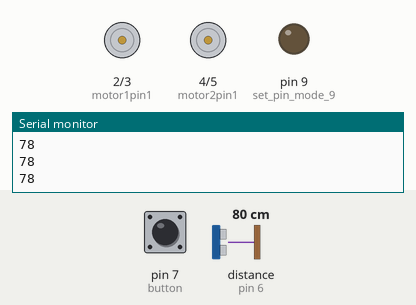
Recording of a sketch running on a simulated Arduino Uno, built with avr-gcc and run on an emulated ATmega328P. Shown: motor-driver pin pairs drawn as motors (green arrow = first pin HIGH = forward, orange = second pin HIGH = backward, longer = more drive), output pins drawn as LEDs (lit = HIGH), the last lines printed to the serial monitor. Wiring (inferred from the names in the program): ultrasonic range finder: trigger pin 10; echo pin 6. The test bench sets the inputs (shaded band); at power-on: pin 7 (button) HIGH, distance to the obstacle (sensor on pin 6) 80 cm. The echo pulse lasts 58.3 µs per cm; pins used as bus, display or sensor lines are not drawn.

Above: at 1.2 s.
1.3 s: pin 7 (button) pulled LOW for 0.15 s
At 2.5 s:
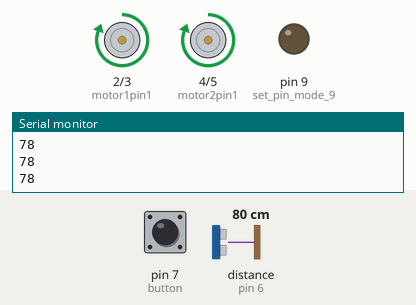
2.9 s: distance to the obstacle (sensor on pin 6) set to 24 cm
4.4 s: distance to the obstacle (sensor on pin 6) set to 19 cm
At 4.9 s:
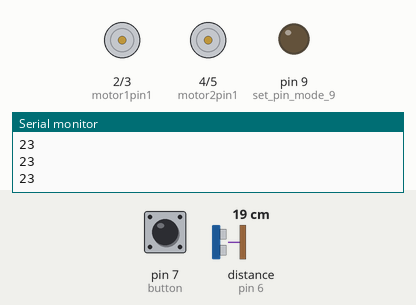
Timing chart, 0 to 7.4 s (numbered marks = the images above; inputs shaded):
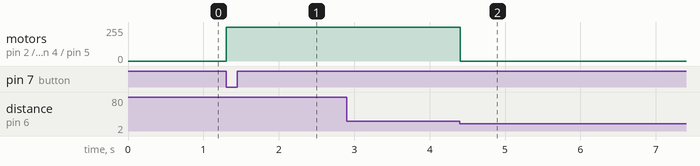

The sketch:

motor_trial_run.ino
```cpp
//main code for right now

#define motor1pin1  2 //in1 to arduino
#define motor1pin2  3 //in2 to arduino

#define motor2pin1  4 //in3 to arduino
#define motor2pin2 5 //in4 to arduino

#define button 7 //define button
byte lastButtonState; //vvalue to be used to calculate last button state

byte motor1pin1State = LOW; //motor STATE values to be
byte motor1pin2State = LOW; // used in place of HIGH or LOW
byte motor2pin1State = LOW; //set to low to begin
byte motor2pin2State = LOW;

#define trigPin 10 //trigger pyn for ultra sensor
#define echoPin 6 //echo pin
long duration; //long val for calculating the time it takes for
//the sensor to get a reading on a onject adn its distance
int distance; //vars to be used to find distance for ultra sensor


void setup() {
  //define motor setup
  pinMode(motor1pin1, OUTPUT); // set pinmode to output
  pinMode(motor1pin2, OUTPUT); // for High - forward or Low - backward setting
  pinMode(motor2pin1, OUTPUT);
  pinMode(motor2pin2, OUTPUT);

  pinMode(9, OUTPUT); // set pin mode 9/10 to be used as speed control for each motor
  pinMode(10,OUTPUT); // 9 is right motor
                      // 10 is for left motor ... vals up to 0-255


  //define setup for button
  pinMode(button, INPUT); //assign button as an input
  lastButtonState = digitalRead(button); //gets state of last button press

  //define ultra setup
  pinMode(trigPin, OUTPUT); // Sets the trigPin as an output
  pinMode(echoPin, INPUT); // Sets the echoPin as an input
  Serial.begin(9600); // Starts the serial communication for n seconds

}


void loop() {

  byte buttonState = digitalRead(button); //gets button state from button being pressed
  if (buttonState != lastButtonState){ //updated the button state
    lastButtonState = buttonState;
    if (buttonState == LOW){ //if LOW, ie. pressed,
      if (((motor1pin1State & motor1pin2State) == LOW) & ((motor2pin1State & motor2pin2State) == LOW)){
       //and if motor pin STATE values are also LOW
        motor1pin1State = HIGH;
        motor1pin2State = LOW;
        //set state values to high which will be used for the digital Write later
        motor2pin1State = HIGH;
        motor2pin2State = LOW;
      }
      else{
        motor1pin1State = LOW;
        motor1pin2State = LOW;

        motor2pin1State = LOW;
        motor2pin2State = LOW; //and when presed again kill motors
      }
      digitalWrite(motor1pin1, motor1pin1State);
      digitalWrite(motor1pin2, motor1pin2State);

      digitalWrite(motor2pin1, motor2pin1State);
      digitalWrite(motor2pin2, motor2pin2State);//use the motor state values we got
      //to use them as the values for the digital write to turn on the motors
    }

  }
  digitalWrite(trigPin, LOW);
  delayMicroseconds(2); //resets trigger pin
  digitalWrite(trigPin, HIGH);
  delayMicroseconds(10);  // Sets the trigPin on HIGH state for 10 micro seconds

  digitalWrite(trigPin, LOW); //reset again
  // Reads the echoPin, returns the sound wave travel time in microseconds
  duration = pulseIn(echoPin, HIGH); //from the excho sent out will get a value
  // Calculating the distance
  distance = duration * 0.034 / 2; //forumla to calculate distabce in CM

  if (distance <= 20){ //if distace read is 20cm or less
    digitalWrite(motor1pin1, LOW); // kill
    digitalWrite(motor1pin2, LOW);

    digitalWrite(motor2pin1, LOW); // kill
    digitalWrite(motor2pin2, LOW);
  }
  else {
    Serial.println(distance); //println the distance...
  }


  //analogWrite(9,255); //speed in left motor at 255..highest i think??
  //analogWrite(10,250); //slower test speed at 250..


}

//repeats
// but for whatever reason it does not
 //digitalWrite(motor1pin1, HIGH); // forward
  //digitalWrite(motor1pin2, LOW);

  //digitalWrite(motor2pin1, HIGH); // forward
  //digitalWrite(motor2pin2, LOW);
  //delay(7000); //run for 7 seconds..time can vary this is just a test value

  //digitalWrite(motor1pin1, LOW); // rotate backward
  //digitalWrite(motor1pin2, HIGH);

  //digitalWrite(motor2pin1, LOW); // rotate backward
  //digitalWrite(motor2pin2, HIGH);
  //delay(1000); // for one second
```

Measured:
- the behaviour switches between 22 and 21 cm on distance to the obstacle (sensor on pin 6) (found by bisection; images 1 and 2)
- after the input at 1.3 s, motor on pin 2 (motor1pin1) / pin 3 (motor1pin2), motor on pin 4 (motor2pin1) / pin 5 (motor2pin2): stopped → forward 255/255 at once
- after the input at 4.4 s, motor on pin 2 (motor1pin1) / pin 3 (motor1pin2), motor on pin 4 (motor2pin1) / pin 5 (motor2pin2): forward 255/255 → stopped at once
